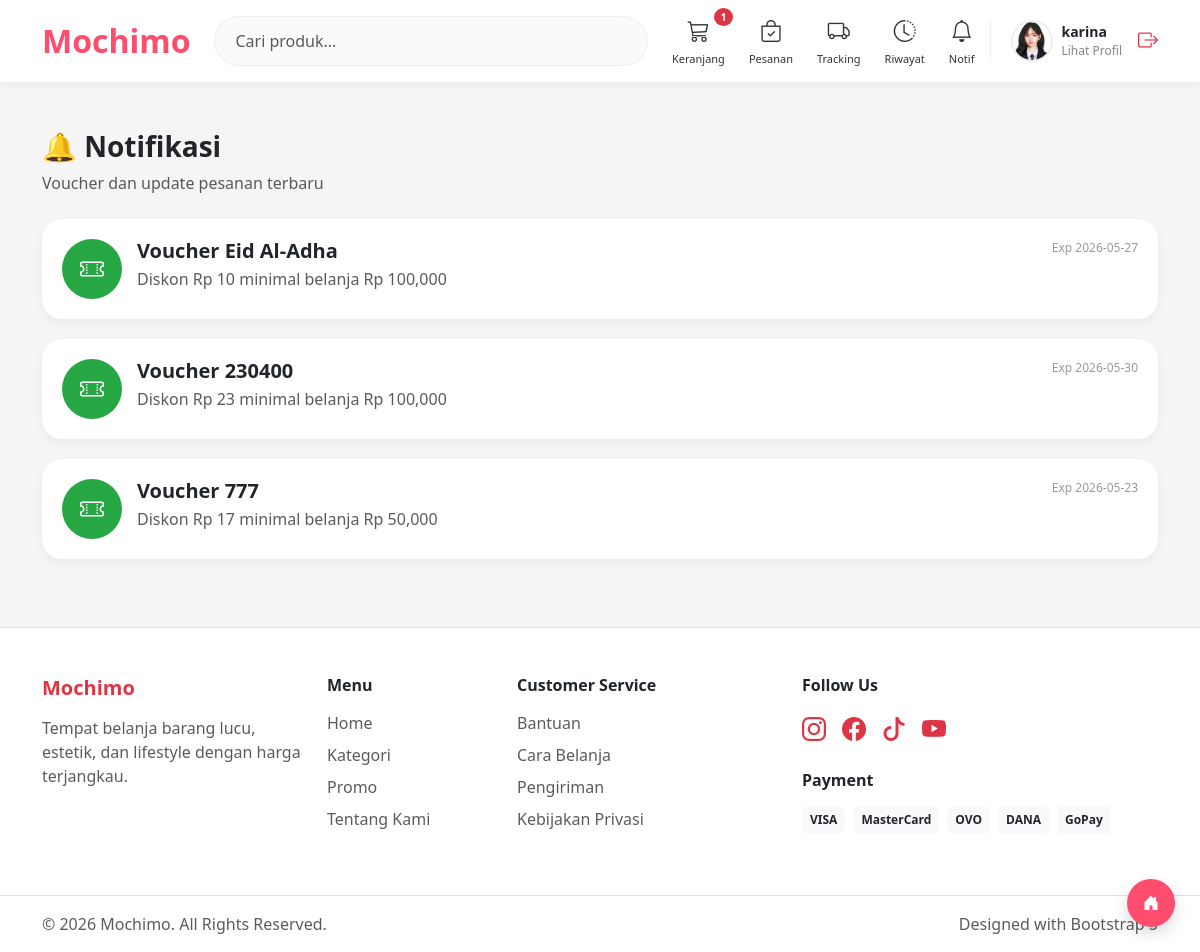
Screenshot of /customer/notifikasi.php (signed in) with the database file from the repository.
### tables this page shows
CREATE TABLE `users` (
  `id_user` int NOT NULL,
  `nama` varchar(100) NOT NULL,
  `email` varchar(100) NOT NULL,
  `password` varchar(255) NOT NULL,
  `no_hp` varchar(20) DEFAULT NULL,
  `alamat` text,
  `foto` varchar(255) DEFAULT NULL,
  `role` enum('admin','customer') DEFAULT 'customer',
  `created_at` timestamp NOT NULL DEFAULT CURRENT_TIMESTAMP,
  `gender` varchar(10) DEFAULT NULL
);

CREATE TABLE `voucher` (
  `id_voucher` int NOT NULL,
  `kode_voucher` varchar(50) DEFAULT NULL,
  `diskon` int DEFAULT NULL,
  `minimal_belanja` int DEFAULT NULL,
  `expired` date DEFAULT NULL,
  `status` enum('aktif','nonaktif') DEFAULT 'aktif'
);

### customer/notifikasi.php (the view, shortened to what this page needs)
<?php
include "../config/koneksi.php";
$id_user = $_SESSION['id_user'];
mysqli_query($conn, "
    UPDATE pesanan
    SET is_read = 1
    WHERE id_user = '$id_user'
    AND is_read = 0
");
include "../template/header.php";
include "../template/navbar_customer.php";
?>
<div class="container py-5">
    <a href="dashboard.php" class="back-home-btn">
        <i class="bi bi-house-door-fill"></i>
    </a>
    <div class="mb-4">
        <h3 class="fw-bold">🔔 Notifikasi</h3>
        <p class="text-muted">
            Voucher dan update pesanan terbaru
        </p>
    </div>
    <?php
    $voucher = mysqli_query($conn,"
        SELECT *
        FROM voucher
        WHERE status='aktif'
        ORDER BY id_voucher DESC
    ");
    if(mysqli_num_rows($voucher) > 0):
        while($v = mysqli_fetch_assoc($voucher)) :
    ?>
    <div class="notif-card">
        <div class="notif-icon bg-voucher">
            <i class="bi bi-ticket-perforated"></i>
        </div>
        <div class="flex-grow-1">
            <div class="d-flex justify-content-between">
                <h5 class="fw-bold mb-1">
                    Voucher <?= $v['kode_voucher']; ?>
                </h5>
                <div class="notif-time">
                    Exp <?= $v['expired']; ?>
                </div>
            </div>
            <div class="text-muted">
                Diskon Rp <?= number_format($v['diskon']); ?>
                minimal belanja Rp <?= number_format($v['minimal_belanja']); ?>
            </div>
        </div>
    </div>
    <?php endwhile; endif; ?>
</div>
<?php include "../template/footer.php"; ?>

### template/navbar_customer.php (shortened to what this page needs)
<?php
include "../config/koneksi.php";
$id_user = $_SESSION['id_user'] ?? 0;
$queryUser = mysqli_query($conn,"
SELECT * FROM users
WHERE id_user='$id_user'
");
$user = mysqli_fetch_assoc($queryUser ?? []);
$fotoProfile = (!empty($user['foto']))
    ? "../assets/profile/" . $user['foto']
    : "../assets/img/user.png";
$queryCart = mysqli_query($conn,"
SELECT COUNT(*) as total
FROM cart
WHERE id_user='$id_user'
");
$dataCart = mysqli_fetch_assoc($queryCart);
$total_cart = $dataCart['total'] ?? 0;
?>
<nav class="navbar navbar-expand-lg navbar-light navbar-custom sticky-top">
<div class="container d-flex align-items-center">
    <a href="../customer/dashboard.php" class="logo-text me-4">
        Mochimo
    </a>
    <form class="d-flex flex-grow-1 me-4 search-wrapper"
          method="GET"
          action="../customer/dashboard.php">
        <input type="search"
               name="cari"
               class="form-control search-input"
               placeholder="Cari produk..."
               autocomplete="off">
    </form>
    <div class="menu-wrapper me-3">
        <a href="../customer/cart.php" class="menu-icon">
            <i class="bi bi-cart3"></i>
            <?php if($total_cart > 0){ ?>
                <span class="badge bg-danger badge-custom">
                    <?= $total_cart; ?>
                </span>
            <?php } ?>
            <small>Keranjang</small>
        </a>
        <a href="../customer/pesanan.php" class="menu-icon">
            <i class="bi bi-bag-check"></i>
            <small>Pesanan</small>
        </a>
        <a href="../customer/tracking_pesanan.php" class="menu-icon">
            <i class="bi bi-truck"></i>
            <small>Tracking</small>
        </a>
        <a href="../customer/riwayat.php" class="menu-icon">
            <i class="bi bi-clock-history"></i>
            <small>Riwayat</small>
        </a>
        <a href="../customer/notifikasi.php" class="menu-icon">
            <i class="bi bi-bell"></i>
            <small>Notif</small>
        </a>
    </div>
    <div class="d-flex align-items-center profile-navbar">
        <a href="../customer/profil.php"
           class="d-flex align-items-center text-decoration-none text-dark gap-2">
            <img src="<?= $fotoProfile; ?>" class="profile-img">
            <div>
                <div class="profile-name">
                    <?= isset($user['nama']) ? $user['nama'] : 'Customer'; ?>
                </div>
                <div class="profile-text">
                    Lihat Profil
                </div>
            </div>
        </a>
        <a href="../auth/logout.php" class="text-danger ms-3">
            <i class="bi bi-box-arrow-right fs-5"></i>
        </a>
    </div>
</div>
</nav>

### assets/css/style.css (style rules this page uses)
body { background:#f5f5f5; font-family:Arial,sans-serif; }

### template/navbar_customer.php (style rules this page uses)
.navbar-custom { background:white; box-shadow:0 2px 10px rgba(0,0,0,0.05); padding:14px 0; z-index:999; }
.logo-text { font-weight:800; font-size:32px; color:#ff4d6d !important; text-decoration:none; }
.search-input { border-radius:50px; padding:12px 20px; border:1px solid #eee; background:#fafafa; }
.menu-wrapper { display:flex; align-items:center; gap:24px; }
.menu-icon { color:#333; position:relative; transition:0.2s; display:flex; flex-direction:column; align-items:center; text-decoration:none; }
.menu-icon i { font-size:22px; }
.menu-icon small { font-size:11px; margin-top:4px; font-weight:500; }
.badge-custom { position:absolute; top:-6px; right:-8px; font-size:10px; min-width:18px; height:18px; border-radius:50%; display:flex; align-items:center; justify-content:center; }
.profile-navbar { padding-left:20px; border-left:1px solid #eee; }
.profile-img { width:42px; height:42px; border-radius:50%; object-fit:cover; border:2px solid #eee; }
.profile-name { font-size:14px; font-weight:700; margin-bottom:0; }
.profile-text { font-size:12px; color:#888; }

### customer/notifikasi.php (style rules this page uses)
body { background:#f5f5f5; font-family:'Segoe UI',sans-serif; }
.notif-card { background:white; border-radius:20px; padding:20px; margin-bottom:20px; box-shadow:0 3px 10px rgba(0,0,0,0.05); display:flex; gap:15px; }
.notif-icon { width:60px; height:60px; border-radius:50%; display:flex; align-items:center; justify-content:center; color:white; font-size:24px; }
.bg-voucher { background:#28a745; }
.notif-time { font-size:12px; color:#999; }
.back-home-btn { position: fixed; bottom: 25px; right: 25px; width: 48px; height: 48px; background: #ff4d6d; color: white; border-radius: 50%; display: flex; align-items: center; justify-content: center; box-shadow: 0 6px 15px rgba(0,0,0,0.15); text-decoration: none; z-index: 999; transition: 0.2s ease; }

### rows the page displays
users: foto (picture), nama "karina"
voucher: kode_voucher "Eid Al-Adha", expired "2026-05-27", diskon "10", minimal_belanja "100,000"
voucher: kode_voucher "230400", expired "2026-05-30", diskon "23", minimal_belanja "100,000"
voucher: kode_voucher "777", expired "2026-05-23", diskon "17", minimal_belanja "50,000"

### other values shown
$total_cart "1"
